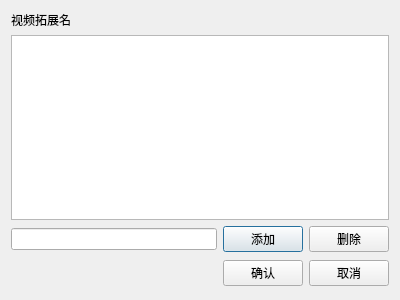
<?xml version="1.0" encoding="UTF-8"?>
<ui version="4.0">
 <class>Dialog</class>
 <widget class="QDialog" name="Dialog">
  <property name="geometry">
   <rect>
    <x>0</x>
    <y>0</y>
    <width>400</width>
    <height>300</height>
   </rect>
  </property>
  <property name="windowTitle">
   <string>Dialog</string>
  </property>
  <layout class="QVBoxLayout" name="verticalLayout_2">
   <item>
    <layout class="QVBoxLayout" name="verticalLayout">
     <item>
      <widget class="QLabel" name="label">
       <property name="text">
        <string>视频拓展名</string>
       </property>
      </widget>
     </item>
     <item>
      <widget class="QListWidget" name="listWidget"/>
     </item>
     <item>
      <layout class="QHBoxLayout" name="horizontalLayout">
       <item>
        <widget class="QLineEdit" name="lineEdit"/>
       </item>
       <item>
        <widget class="QPushButton" name="OKButton">
         <property name="text">
          <string>添加</string>
         </property>
        </widget>
       </item>
       <item>
        <widget class="QPushButton" name="CancelButton">
         <property name="text">
          <string>删除</string>
         </property>
        </widget>
       </item>
      </layout>
     </item>
    </layout>
   </item>
   <item>
    <layout class="QHBoxLayout" name="horizontalLayout_2">
     <property name="spacing">
      <number>6</number>
     </property>
     <property name="margin" stdset="0">
      <number>0</number>
     </property>
     <item>
      <spacer name="spacer">
       <property name="orientation">
        <enum>Qt::Horizontal</enum>
       </property>
       <property name="sizeHint" stdset="0">
        <size>
         <width>131</width>
         <height>31</height>
        </size>
       </property>
      </spacer>
     </item>
     <item>
      <widget class="QPushButton" name="okButton">
       <property name="text">
        <string>确认</string>
       </property>
      </widget>
     </item>
     <item>
      <widget class="QPushButton" name="cancelButton">
       <property name="text">
        <string>取消</string>
       </property>
      </widget>
     </item>
    </layout>
   </item>
  </layout>
 </widget>
 <resources/>
 <connections>
  <connection>
   <sender>okButton</sender>
   <signal>clicked()</signal>
   <receiver>Dialog</receiver>
   <slot>accept()</slot>
   <hints>
    <hint type="sourcelabel">
     <x>278</x>
     <y>253</y>
    </hint>
    <hint type="destinationlabel">
     <x>96</x>
     <y>254</y>
    </hint>
   </hints>
  </connection>
  <connection>
   <sender>cancelButton</sender>
   <signal>clicked()</signal>
   <receiver>Dialog</receiver>
   <slot>reject()</slot>
   <hints>
    <hint type="sourcelabel">
     <x>369</x>
     <y>253</y>
    </hint>
    <hint type="destinationlabel">
     <x>179</x>
     <y>282</y>
    </hint>
   </hints>
  </connection>
 </connections>
</ui>
